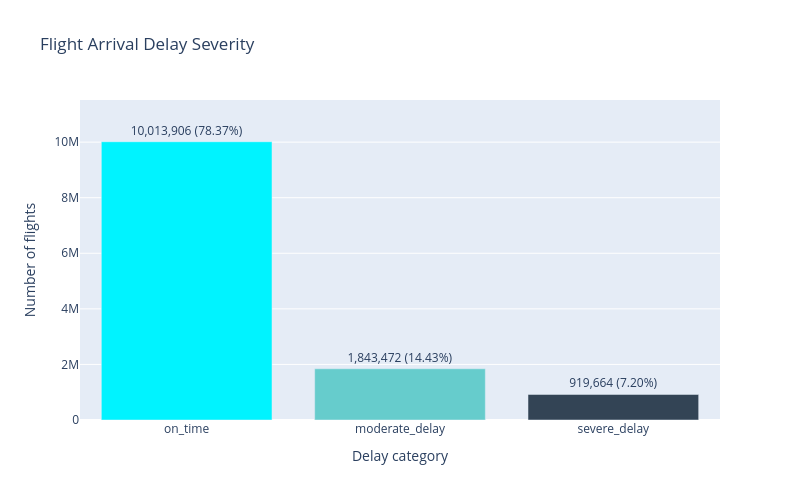

Notebook code cell kept with this figure:
### Markdown cell above
### Distribuição do target

### Code cell
import plotly.express as px
import plotly.graph_objects as go
from plotly.subplots import make_subplots
import numpy as np

# Show both the number and percentage of flights in each class.
order = ['on_time', 'moderate_delay', 'severe_delay']
colors = ['#00F3FF', '#66CCCC', '#334455']
target_counts = df['ARR_DELAY_CATEGORY'].value_counts().reindex(order)
target_percentages = target_counts / target_counts.sum() * 100

fig = go.Figure(go.Bar(
    x=order,
    y=target_counts,
    marker_color=colors,
    text=[f'{count:,} ({percentage:.2f}%)' for count, percentage in zip(target_counts, target_percentages)],
    textposition='outside',
    cliponaxis=False
))
fig.update_layout(
    title='Flight Arrival Delay Severity',
    xaxis_title='Delay category',
    yaxis_title='Number of flights',
    height=500,
    width=800,
    showlegend=False
)
fig.update_yaxes(range=[0, target_counts.max() * 1.15])
fig.show()

### Figure 1 — Plotly figure (JSON) as saved in the notebook; plotly's stock layout.template omitted (floating-point values rounded to 4 significant figures)
{"data": [{"cliponaxis": false, "marker": {"color": ["#00F3FF", "#66CCCC", "#334455"]}, "text": ["10,013,906 (78.37%)", "1,843,472 (14.43%)", "919,664 (7.20%)"], "textposition": "outside", "type": "bar", "x": ["on_time", "moderate_delay", "severe_delay"], "y": [10013906, 1843472, 919664]}], "layout": {"height": 500, "showlegend": false, "title": {"text": "Flight Arrival Delay Severity"}, "width": 800, "xaxis": {"title": {"text": "Delay category"}}, "yaxis": {"range": [0, 11520000.0], "title": {"text": "Number of flights"}}}}
